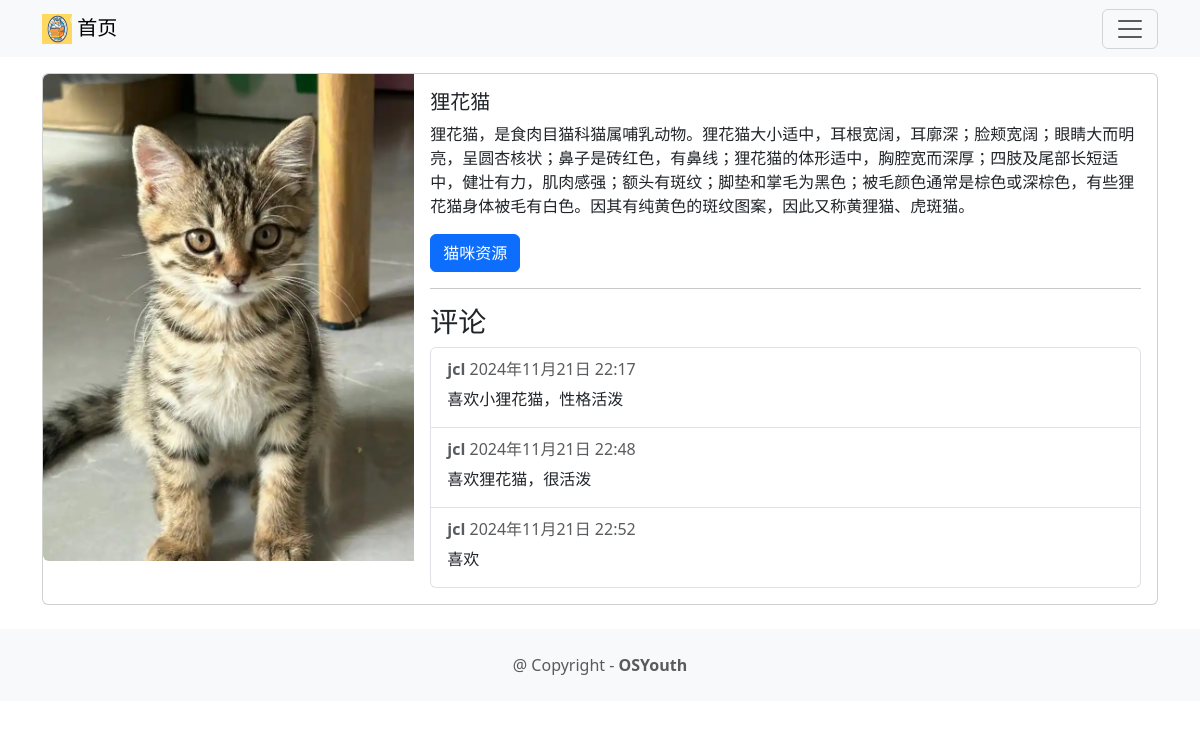
Screenshot of /cat/2 with the database file from the repository.
### cat/models.py (models this page shows, shortened)
class Cat(models.Model):
    image = models.ImageField(upload_to='cat/images/', verbose_name='猫咪照片')
    title=models.CharField(max_length=100,verbose_name='猫咪品种')
    price = models.CharField(max_length=100,null=True, verbose_name='猫咪价格')
    description=models.CharField(max_length=250,verbose_name='猫咪简介')
    url=models.URLField(blank=True,verbose_name='猫猫资源')
    class Meta:
        verbose_name='猫咪'
        verbose_name_plural = verbose_name

class Review(models.Model):
    text = models.CharField(max_length=100)
    date=models.DateTimeField(auto_now_add=True)
    user=models.ForeignKey(User,on_delete=models.CASCADE)
    cat=models.ForeignKey(Cat,on_delete=models.CASCADE)
    watchAgain=models.BooleanField()

### cat/views.py (the view)
# urls.py: path('<int:cat_id>',views.catdetail,name='catdetail'),
def catdetail(request,cat_id):
    cat=get_object_or_404(Cat,pk=cat_id)
    reviews=Review.objects.filter(cat=cat)
    return render(request,'catdetail.html',{'cat':cat,'reviews':reviews})

### cat/templates/catdetail.html (shortened to what this page needs)
{% extends 'base.html' %}
{% block content %}
<div class="card mb-3">
    <div class="row g-0">
        <div class="col-md-4">
            <img src="{{cat.image.url}}" class="img-fluid rounded-start" alt="">
        </div>
        <div class="col-md-8">
            <div class="card-body">
                <h5 class="card-title">{{cat.title}}</h5>
                <p class="card-text">{{cat.description}}</p>
                <p class="card-text">
                {% if cat.url %}
                <a href="{{cat.url}}" class="btn btn-primary">猫咪资源</a>
                {% endif %}
                </p>
                <hr/>
                <h3>评论</h3>
                <ul class="list-group">
                    {% for review in reviews %}
                    <li class="list-group-item pb-3 pt-3">
                        <h6 class="card-subtitle mb-2 text-muted">
                            <b>{{ review.user.username }}</b>  {{ review.date }}
                        </h6>
<p class="card-text">{{ review.text }}</p>
                    </li>
                    {% endfor %}
                </ul>
        </div>
        </div>
    </div>
</div>
{% endblock content %}

### petcent/templates/base.html (shortened to what this page needs)
<!DOCTYPE html>
<html lang="en">
<head>
    <link href="https://cdn.jsdelivr.net/npm/bootstrap@5.3.3/dist/css/bootstrap.min.css" rel="stylesheet">
</head>
<body>
<nav class="navbar bavbar-expand-lg  navbar-light bg-light mb-3">
    <div class="container">
        <a class="navbar-brand" href="{% url 'home' %}">
          {% load static %}
          <img src="{% static 'images/logo.jpg' %}" alt="image using %"
               width="30" height="30" class="d-inline-block align-text-top" />
          首页
        </a>
        <button class="navbar-toggler" type="button"
                data-bs-toggle="collapse"
                data-bs-target="#navbarNavAltMarkup"
                aria-controls="navbarNavAltMarkup"
                aria-expanded="false"
                aria-label="Toggle navigation">
            <span class="navbar-toggler-icon"></span>
        </button>
    </div>
</nav>
<div class="container">
  {% block content %}
  {% endblock content %}
</div>
<footer class="text-center text-lg-start bg-light text-muted mt-4">
  <div class="text-center p-4">
    @ Copyright -
    <a class="text-reset fw-bold text-decoration-none" target="_blank"
       href="https://github.com/OSYouth/">
      OSYouth
    </a>
  </div>
</footer>
</body>
</html>

### rows the page displays
Cat: image (picture), title "狸花猫", description "狸花猫，是食肉目猫科猫属哺乳动物。狸花猫大小适中，耳根宽阔，耳廓深；脸颊宽阔；眼睛大而明亮，呈圆杏核状；鼻子是砖红色，有鼻线；狸花猫的体形适中，胸腔宽而深厚；四肢及尾部长短适中，健壮有力，肌肉感强；额头有斑纹；脚垫和掌毛为黑色；被毛颜色通常是棕色或深棕色，有些狸花猫身体被毛有白色。因其有纯黄色的斑纹图案，因此又称黄狸猫、虎斑猫。"
Review: user.username "jcl", date "2024年11月21日 22:17", text "喜欢小狸花猫，性格活泼"
Review: user.username "jcl", date "2024年11月21日 22:48", text "喜欢狸花猫，很活泼"
Review: user.username "jcl", date "2024年11月21日 22:52", text "喜欢"
